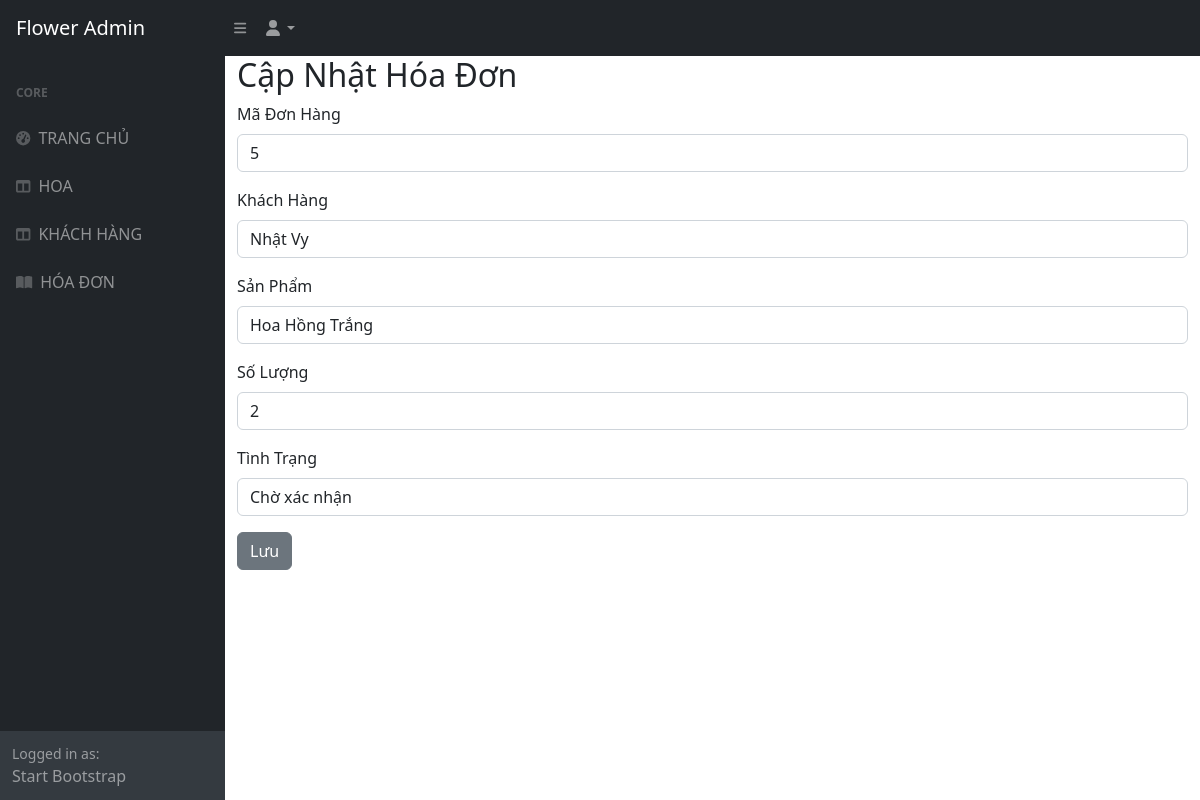
/order_update/5/, run on the app's committed database.
### home/models.py (models this page shows, shortened)
class Order(models.Model):
    user = models.ForeignKey(User, on_delete=models.CASCADE)
    khachhang = models.ForeignKey(KhachHang,on_delete=models.CASCADE)
    sanpham = models.ForeignKey(SanPham, on_delete=models.CASCADE)
    soluong = models.PositiveIntegerField(default=1)
    ngaydat = models.DateTimeField(auto_now_add=True)
    tinhtrang = models.CharField(max_length=100,choices=STATUS_CHOICES,default='Chờ xác nhận')

class KhachHang(models.Model):
    user = models.ForeignKey(User, on_delete=models.CASCADE)
    TenKH = models.CharField(max_length=200)
    DiaChi = models.CharField(max_length=400)
    DienThoai = models.IntegerField(default=0)

class SanPham(models.Model):
    MaSP = models.AutoField(primary_key=True)
    TenSP = models.CharField(max_length=255)
    MoTa = models.CharField(max_length=500)
    SoLuong = models.PositiveIntegerField()
    DonGia = models.DecimalField(max_digits=10, decimal_places=2)
    HinhAnh = models.ImageField(upload_to='product')
    MaLoai = models.ForeignKey(Loai, on_delete=models.CASCADE)
    MaMau = models.ForeignKey(MauSac, on_delete=models.SET_NULL, null =True)

### home/views.py (the view, shortened to what this page needs)
# urls.py: path('order_update/<int:id>/', views.order_update, name='order_update'),
def order_update(request, id):
    order = Order.objects.get(id=id)
    khachhang_list = KhachHang.objects.all()
    sanpham_list = SanPham.objects.all()
    return render(request, 'QuanLy/hoadon_update.html', {'order': order, 'khachhang_list': khachhang_list, 'sanpham_list': sanpham_list})

### home/templates/QuanLy/hoadon_update.html (shortened to what this page needs)
{% extends "pages/layout_QL.html" %}
{% block content %}
{% load static %}
<div id="layoutSidenav_content">
<main>
    <form action="{% url 'order_update' id=order.id %}" method="post" enctype="multipart/form-data">
        <div class="container">
            <h2>Cập Nhật Hóa Đơn</h2>
            <div class="mb-3">
                <label for="order_id" class="form-label">Mã Đơn Hàng</label>
                <input type="text" class="form-control" name="order_id" placeholder="" value="{{ order.id }}" readonly>
            </div>
            <div class="mb-3">
                <label for="khachhang" class="form-label">Khách Hàng</label>
                <select name="khachhang" id="khachhang" class="form-control">
                    {% for kh in khachhang_list %}
                    <option value="{{ kh.id }}" {% if kh.id == order.khachhang.id %} selected {% endif %}>{{ kh.TenKH }}</option>
                    {% endfor %}
                </select>
            </div>
            <div class="mb-3">
                <label for="sanpham" class="form-label">Sản Phẩm</label>
                <select name="sanpham" id="sanpham" class="form-control">
                    {% for sp in sanpham_list %}
                    <option value="{{ sp.MaSP }}" {% if sp.MaSP == order.sanpham.MaSP %} selected {% endif %}>{{ sp.TenSP }}</option>
                    {% endfor %}
                </select>
            </div>
            <div class="mb-3">
                <label for="soluong" class="form-label">Số Lượng</label>
                <input type="number" class="form-control" name="soluong" placeholder="" value="{{ order.soluong }}">
            </div>
            <div class="mb-3">
                <label for="tinhtrang" class="form-label">Tình Trạng</label>
                <input type="text" class="form-control" name="tinhtrang" placeholder="" value="{{ order.tinhtrang }}">
            </div>
            <div class="form-group">
                <div class="col-md-offset-2 col-md-10">
                    <input type="submit" value="Lưu" class="btn btn-secondary" name=""/>
                </div>
            </div>
        </div>
    </form>
</main>
</div>
{% endblock %}

### data on the page
Order: order_id "5", khachhang "Nhật Vy", sanpham "Hoa Hồng Trắng", soluong "2", tinhtrang "Chờ xác nhận"
